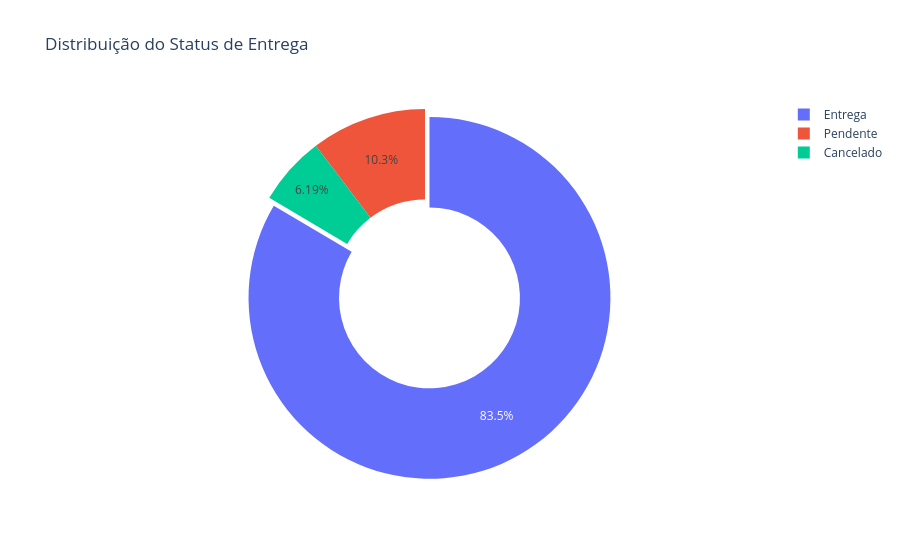

Write notebook code for a chart like this one.
### Code cell
# Gráfico 4: Distribuição dos Status de Entrega com Gráfico Interativo usando Plotly

# Importando o pacote Plotly Express para gráficos interativos
import plotly.express as px

# Cria o gráfico de pizza interativo
dis_st = px.pie(
    values = status_counts,
    names = status_counts.index,
    hole = 0.5,  # Define o tamanho do furo no centro (0 = pizza completa, > 0 cria gráfico do tipo donut)
    title = 'Distribuição do Status de Entrega'
)

# Ajusta o destaque das fatias (pull desloca as fatias para fora)
dis_st.update_traces(
    pull = [0.05 if i == maior_idx else 0 for i in range(len(status_counts))]
    # Cria um lista onde a maior fatia é deslocada 0.05 e as outras ficam sem deslocamento
)

# Mostra o gráfico interativo na tela
dis_st.show()

### Figure 1 — Plotly figure (JSON) as saved in the notebook; plotly's stock layout.template omitted (floating-point values rounded to 4 significant figures)
{"data": [{"domain": {"x": [0, 1], "y": [0, 1]}, "hole": 0.5, "hovertemplate": "label=%{label}<br>value=%{value}<extra></extra>", "labels": ["Entrega", "Pendente", "Cancelado"], "legendgroup": "", "name": "", "pull": [0.05, 0, 0], "showlegend": true, "type": "pie", "values": [81, 10, 6]}], "layout": {"legend": {"tracegroupgap": 0}, "title": {"text": "Distribuição do Status de Entrega"}}}
